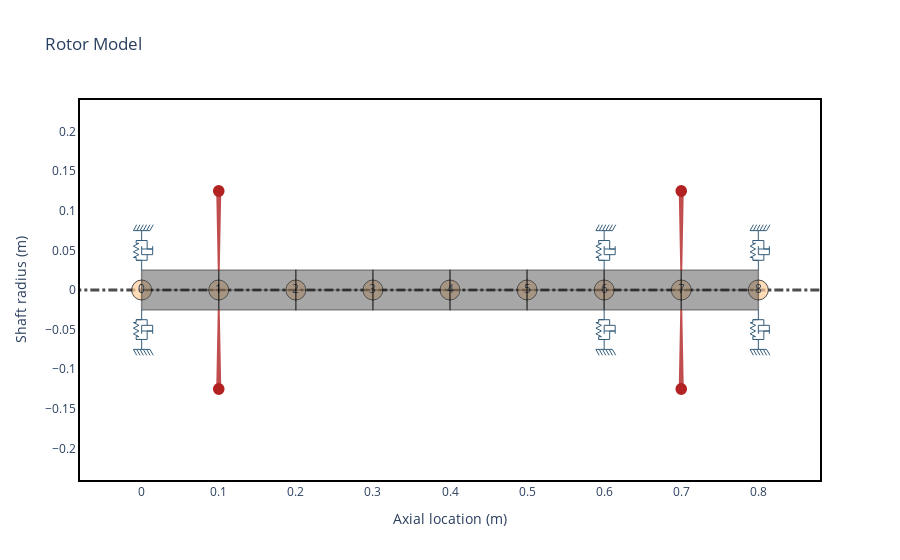

This figure's notebook cell:
### Markdown cell above
Just claculate the first rotor, need to have this too take the matrice, that we going to use

### Code cell
material_exo = rs.Material(name="mat_exo", rho=7850, E=2.05 * 10**11, Poisson=0.3)


Low_pressure_elements = []
low_pressure_seal_elements = []
low_pressure_elements = []

for i in range(8) : 
    Low_pressure_elements.append(rs.ShaftElement(L = 0.1, material=material_exo, n=i, idl=0, odl=0.05))

low_pressure_elements.append(
    rs.DiskElement.from_geometry(n=1, material=material_exo, width=0.02, i_d=0.05, o_d=0.257)
)

low_pressure_elements.append(
    rs.DiskElement.from_geometry(n=7, material=material_exo, width=0.02, i_d=0.05, o_d=0.3)
)

low_pressure_seal_elements.append(rs.BearingElement(n=0, kxx=3e7, kyy=3e7, cxx=0, cyy=0))
low_pressure_seal_elements.append(rs.BearingElement(n=8, kxx=3e7, kyy=3e7, cxx=0, cyy=0))
low_pressure_seal_elements.append(rs.BearingElement(n=6, kxx=2.5*10**7, kyy=2.5*10**7, cxx=0))

rotor_lp = rs.Rotor(
    shaft_elements=Low_pressure_elements,
    bearing_elements=low_pressure_seal_elements,
    disk_elements=low_pressure_elements,
)

rotor_lp.plot_rotor()

### Figure 1 — Plotly figure (JSON) as saved in the notebook; plotly's stock layout.template omitted (floating-point values rounded to 4 significant figures)
{"data": [{"hoverinfo": "none", "line": {"color": "black", "dash": "dashdot", "width": 3}, "mode": "lines", "opacity": 0.7, "showlegend": false, "type": "scatter", "x": [-0.16, 0.96], "y": [0, 0]}, {"hoverinfo": "none", "marker": {"color": "#ffcc99", "line": {"color": "black", "width": 1}, "opacity": 0.7, "size": 20}, "mode": "markers+text", "showlegend": false, "text": ["0", "1", "2", "3", "4", "5", "6", "7", "8"], "type": "scatter", "x": [0, 0.1, 0.2, 0.3, 0.4, 0.5, 0.6, 0.7, 0.8], "y": [0, 0, 0, 0, 0, 0, 0, 0, 0]}, {"customdata": [[0, 0.05, 0, 0.05, 0, 0.1, "mat_exo"], [0, 0.05, 0, 0.05, 0, 0.1, "mat_exo"], [0, 0.05, 0, 0.05, 0, 0.1, "mat_exo"], [0, 0.05, 0, 0.05, 0, 0.1, "mat_exo"], [0, 0.05, 0, 0.05, 0, 0.1, "mat_exo"], [0, 0.05, 0, 0.05, 0, 0.1, "mat_exo"], [0, 0.05, 0, 0.05, 0, 0.1, "mat_exo"], [0, 0.05, 0, 0.05, 0, 0.1, "mat_exo"], [0, 0.05, 0, 0.05, 0, 0.1, "mat_exo"], [0, 0.05, 0, 0.05, 0, 0.1, "mat_exo"]], "fill": "toself", "fillcolor": "#525252", "hoverinfo": "text", "hoverlabel": {"bgcolor": "#525252"}, "hoveron": "points+fills", "hovertemplate": "Element Number: 0<br>Left Outer Diameter: 0.05 m<br>Left Inner Diameter: 0.0 m<br>Right Outer Diameter: 0.05 m<br>Right Inner Diameter: 0.0 m<br>Element Length: 0.1 m<br>Material: mat_exo<br>", "legendgroup": "Shaft", "line": {"color": "black", "width": 1.5}, "mode": "lines", "name": "ShaftElement 0", "opacity": 0.5, "showlegend": false, "text": "Element Number: 0<br>Left Outer Diameter: 0.05 m<br>Left Inner Diameter: 0.0 m<br>Right Outer Diameter: 0.05 m<br>Right Inner Diameter: 0.0 m<br>Element Length: 0.1 m<br>Material: mat_exo<br>", "type": "scatter", "x": [0, 0, 0.1, 0.1, 0, 0, 0, 0.1, 0.1, 0], "y": [0, 0.025, 0.025, 0, 0, 0, -0.025, -0.025, 0, 0]}, {"customdata": [[1, 0.05, 0, 0.05, 0, 0.1, "mat_exo"], [1, 0.05, 0, 0.05, 0, 0.1, "mat_exo"], [1, 0.05, 0, 0.05, 0, 0.1, "mat_exo"], [1, 0.05, 0, 0.05, 0, 0.1, "mat_exo"], [1, 0.05, 0, 0.05, 0, 0.1, "mat_exo"], [1, 0.05, 0, 0.05, 0, 0.1, "mat_exo"], [1, 0.05, 0, 0.05, 0, 0.1, "mat_exo"], [1, 0.05, 0, 0.05, 0, 0.1, "mat_exo"], [1, 0.05, 0, 0.05, 0, 0.1, "mat_exo"], [1, 0.05, 0, 0.05, 0, 0.1, "mat_exo"]], "fill": "toself", "fillcolor": "#525252", "hoverinfo": "text", "hoverlabel": {"bgcolor": "#525252"}, "hoveron": "points+fills", "hovertemplate": "Element Number: 1<br>Left Outer Diameter: 0.05 m<br>Left Inner Diameter: 0.0 m<br>Right Outer Diameter: 0.05 m<br>Right Inner Diameter: 0.0 m<br>Element Length: 0.1 m<br>Material: mat_exo<br>", "legendgroup": "Shaft", "line": {"color": "black", "width": 1.5}, "mode": "lines", "name": "ShaftElement 1", "opacity": 0.5, "showlegend": false, "text": "Element Number: 1<br>Left Outer Diameter: 0.05 m<br>Left Inner Diameter: 0.0 m<br>Right Outer Diameter: 0.05 m<br>Right Inner Diameter: 0.0 m<br>Element Length: 0.1 m<br>Material: mat_exo<br>", "type": "scatter", "x": [0.1, 0.1, 0.2, 0.2, 0.1, 0.1, 0.1, 0.2, 0.2, 0.1], "y": [0, 0.025, 0.025, 0, 0, 0, -0.025, -0.025, 0, 0]}, {"customdata": [[2, 0.05, 0, 0.05, 0, 0.1, "mat_exo"], [2, 0.05, 0, 0.05, 0, 0.1, "mat_exo"], [2, 0.05, 0, 0.05, 0, 0.1, "mat_exo"], [2, 0.05, 0, 0.05, 0, 0.1, "mat_exo"], [2, 0.05, 0, 0.05, 0, 0.1, "mat_exo"], [2, 0.05, 0, 0.05, 0, 0.1, "mat_exo"], [2, 0.05, 0, 0.05, 0, 0.1, "mat_exo"], [2, 0.05, 0, 0.05, 0, 0.1, "mat_exo"], [2, 0.05, 0, 0.05, 0, 0.1, "mat_exo"], [2, 0.05, 0, 0.05, 0, 0.1, "mat_exo"]], "fill": "toself", "fillcolor": "#525252", "hoverinfo": "text", "hoverlabel": {"bgcolor": "#525252"}, "hoveron": "points+fills", "hovertemplate": "Element Number: 2<br>Left Outer Diameter: 0.05 m<br>Left Inner Diameter: 0.0 m<br>Right Outer Diameter: 0.05 m<br>Right Inner Diameter: 0.0 m<br>Element Length: 0.1 m<br>Material: mat_exo<br>", "legendgroup": "Shaft", "line": {"color": "black", "width": 1.5}, "mode": "lines", "name": "ShaftElement 2", "opacity": 0.5, "showlegend": false, "text": "Element Number: 2<br>Left Outer Diameter: 0.05 m<br>Left Inner Diameter: 0.0 m<br>Right Outer Diameter: 0.05 m<br>Right Inner Diameter: 0.0 m<br>Element Length: 0.1 m<br>Material: mat_exo<br>", "type": "scatter", "x": [0.2, 0.2, 0.3, 0.3, 0.2, 0.2, 0.2, 0.3, 0.3, 0.2], "y": [0, 0.025, 0.025, 0, 0, 0, -0.025, -0.025, 0, 0]}, {"customdata": [[3, 0.05, 0, 0.05, 0, 0.1, "mat_exo"], [3, 0.05, 0, 0.05, 0, 0.1, "mat_exo"], [3, 0.05, 0, 0.05, 0, 0.1, "mat_exo"], [3, 0.05, 0, 0.05, 0, 0.1, "mat_exo"], [3, 0.05, 0, 0.05, 0, 0.1, "mat_exo"], [3, 0.05, 0, 0.05, 0, 0.1, "mat_exo"], [3, 0.05, 0, 0.05, 0, 0.1, "mat_exo"], [3, 0.05, 0, 0.05, 0, 0.1, "mat_exo"], [3, 0.05, 0, 0.05, 0, 0.1, "mat_exo"], [3, 0.05, 0, 0.05, 0, 0.1, "mat_exo"]], "fill": "toself", "fillcolor": "#525252", "hoverinfo": "text", "hoverlabel": {"bgcolor": "#525252"}, "hoveron": "points+fills", "hovertemplate": "Element Number: 3<br>Left Outer Diameter: 0.05 m<br>Left Inner Diameter: 0.0 m<br>Right Outer Diameter: 0.05 m<br>Right Inner Diameter: 0.0 m<br>Element Length: 0.1 m<br>Material: mat_exo<br>", "legendgroup": "Shaft", "line": {"color": "black", "width": 1.5}, "mode": "lines", "name": "ShaftElement 3", "opacity": 0.5, "showlegend": false, "text": "Element Number: 3<br>Left Outer Diameter: 0.05 m<br>Left Inner Diameter: 0.0 m<br>Right Outer Diameter: 0.05 m<br>Right Inner Diameter: 0.0 m<br>Element Length: 0.1 m<br>Material: mat_exo<br>", "type": "scatter", "x": [0.3, 0.3, 0.4, 0.4, 0.3, 0.3, 0.3, 0.4, 0.4, 0.3], "y": [0, 0.025, 0.025, 0, 0, 0, -0.025, -0.025, 0, 0]}, {"customdata": [[4, 0.05, 0, 0.05, 0, 0.1, "mat_exo"], [4, 0.05, 0, 0.05, 0, 0.1, "mat_exo"], [4, 0.05, 0, 0.05, 0, 0.1, "mat_exo"], [4, 0.05, 0, 0.05, 0, 0.1, "mat_exo"], [4, 0.05, 0, 0.05, 0, 0.1, "mat_exo"], [4, 0.05, 0, 0.05, 0, 0.1, "mat_exo"], [4, 0.05, 0, 0.05, 0, 0.1, "mat_exo"], [4, 0.05, 0, 0.05, 0, 0.1, "mat_exo"], [4, 0.05, 0, 0.05, 0, 0.1, "mat_exo"], [4, 0.05, 0, 0.05, 0, 0.1, "mat_exo"]], "fill": "toself", "fillcolor": "#525252", "hoverinfo": "text", "hoverlabel": {"bgcolor": "#525252"}, "hoveron": "points+fills", "hovertemplate": "Element Number: 4<br>Left Outer Diameter: 0.05 m<br>Left Inner Diameter: 0.0 m<br>Right Outer Diameter: 0.05 m<br>Right Inner Diameter: 0.0 m<br>Element Length: 0.1 m<br>Material: mat_exo<br>", "legendgroup": "Shaft", "line": {"color": "black", "width": 1.5}, "mode": "lines", "name": "ShaftElement 4", "opacity": 0.5, "showlegend": false, "text": "Element Number: 4<br>Left Outer Diameter: 0.05 m<br>Left Inner Diameter: 0.0 m<br>Right Outer Diameter: 0.05 m<br>Right Inner Diameter: 0.0 m<br>Element Length: 0.1 m<br>Material: mat_exo<br>", "type": "scatter", "x": [0.4, 0.4, 0.5, 0.5, 0.4, 0.4, 0.4, 0.5, 0.5, 0.4], "y": [0, 0.025, 0.025, 0, 0, 0, -0.025, -0.025, 0, 0]}, {"customdata": [[5, 0.05, 0, 0.05, 0, 0.1, "mat_exo"], [5, 0.05, 0, 0.05, 0, 0.1, "mat_exo"], [5, 0.05, 0, 0.05, 0, 0.1, "mat_exo"], [5, 0.05, 0, 0.05, 0, 0.1, "mat_exo"], [5, 0.05, 0, 0.05, 0, 0.1, "mat_exo"], [5, 0.05, 0, 0.05, 0, 0.1, "mat_exo"], [5, 0.05, 0, 0.05, 0, 0.1, "mat_exo"], [5, 0.05, 0, 0.05, 0, 0.1, "mat_exo"], [5, 0.05, 0, 0.05, 0, 0.1, "mat_exo"], [5, 0.05, 0, 0.05, 0, 0.1, "mat_exo"]], "fill": "toself", "fillcolor": "#525252", "hoverinfo": "text", "hoverlabel": {"bgcolor": "#525252"}, "hoveron": "points+fills", "hovertemplate": "Element Number: 5<br>Left Outer Diameter: 0.05 m<br>Left Inner Diameter: 0.0 m<br>Right Outer Diameter: 0.05 m<br>Right Inner Diameter: 0.0 m<br>Element Length: 0.1 m<br>Material: mat_exo<br>", "legendgroup": "Shaft", "line": {"color": "black", "width": 1.5}, "mode": "lines", "name": "ShaftElement 5", "opacity": 0.5, "showlegend": false, "text": "Element Number: 5<br>Left Outer Diameter: 0.05 m<br>Left Inner Diameter: 0.0 m<br>Right Outer Diameter: 0.05 m<br>Right Inner Diameter: 0.0 m<br>Element Length: 0.1 m<br>Material: mat_exo<br>", "type": "scatter", "x": [0.5, 0.5, 0.6, 0.6, 0.5, 0.5, 0.5, 0.6, 0.6, 0.5], "y": [0, 0.025, 0.025, 0, 0, 0, -0.025, -0.025, 0, 0]}, {"customdata": [[6, 0.05, 0, 0.05, 0, 0.1, "mat_exo"], [6, 0.05, 0, 0.05, 0, 0.1, "mat_exo"], [6, 0.05, 0, 0.05, 0, 0.1, "mat_exo"], [6, 0.05, 0, 0.05, 0, 0.1, "mat_exo"], [6, 0.05, 0, 0.05, 0, 0.1, "mat_exo"], [6, 0.05, 0, 0.05, 0, 0.1, "mat_exo"], [6, 0.05, 0, 0.05, 0, 0.1, "mat_exo"], [6, 0.05, 0, 0.05, 0, 0.1, "mat_exo"], [6, 0.05, 0, 0.05, 0, 0.1, "mat_exo"], [6, 0.05, 0, 0.05, 0, 0.1, "mat_exo"]], "fill": "toself", "fillcolor": "#525252", "hoverinfo": "text", "hoverlabel": {"bgcolor": "#525252"}, "hoveron": "points+fills", "hovertemplate": "Element Number: 6<br>Left Outer Diameter: 0.05 m<br>Left Inner Diameter: 0.0 m<br>Right Outer Diameter: 0.05 m<br>Right Inner Diameter: 0.0 m<br>Element Length: 0.1 m<br>Material: mat_exo<br>", "legendgroup": "Shaft", "line": {"color": "black", "width": 1.5}, "mode": "lines", "name": "ShaftElement 6", "opacity": 0.5, "showlegend": false, "text": "Element Number: 6<br>Left Outer Diameter: 0.05 m<br>Left Inner Diameter: 0.0 m<br>Right Outer Diameter: 0.05 m<br>Right Inner Diameter: 0.0 m<br>Element Length: 0.1 m<br>Material: mat_exo<br>", "type": "scatter", "x": [0.6, 0.6, 0.7, 0.7, 0.6, 0.6, 0.6, 0.7, 0.7, 0.6], "y": [0, 0.025, 0.025, 0, 0, 0, -0.025, -0.025, 0, 0]}, {"customdata": [[7, 0.05, 0, 0.05, 0, 0.1, "mat_exo"], [7, 0.05, 0, 0.05, 0, 0.1, "mat_exo"], [7, 0.05, 0, 0.05, 0, 0.1, "mat_exo"], [7, 0.05, 0, 0.05, 0, 0.1, "mat_exo"], [7, 0.05, 0, 0.05, 0, 0.1, "mat_exo"], [7, 0.05, 0, 0.05, 0, 0.1, "mat_exo"], [7, 0.05, 0, 0.05, 0, 0.1, "mat_exo"], [7, 0.05, 0, 0.05, 0, 0.1, "mat_exo"], [7, 0.05, 0, 0.05, 0, 0.1, "mat_exo"], [7, 0.05, 0, 0.05, 0, 0.1, "mat_exo"]], "fill": "toself", "fillcolor": "#525252", "hoverinfo": "text", "hoverlabel": {"bgcolor": "#525252"}, "hoveron": "points+fills", "hovertemplate": "Element Number: 7<br>Left Outer Diameter: 0.05 m<br>Left Inner Diameter: 0.0 m<br>Right Outer Diameter: 0.05 m<br>Right Inner Diameter: 0.0 m<br>Element Length: 0.1 m<br>Material: mat_exo<br>", "legendgroup": "Shaft", "line": {"color": "black", "width": 1.5}, "mode": "lines", "name": "ShaftElement 7", "opacity": 0.5, "showlegend": false, "text": "Element Number: 7<br>Left Outer Diameter: 0.05 m<br>Left Inner Diameter: 0.0 m<br>Right Outer Diameter: 0.05 m<br>Right Inner Diameter: 0.0 m<br>Element Length: 0.1 m<br>Material: mat_exo<br>", "type": "scatter", "x": [0.7, 0.7, 0.8, 0.8, 0.7, 0.7, 0.7, 0.8, 0.8, 0.7], "y": [0, 0.025, 0.025, 0, 0, 0, -0.025, -0.025, 0, 0]}, {"customdata": [[1, 0.06714, 0.03383, 7.836], [1, 0.06714, 0.03383, 7.836], [1, 0.06714, 0.03383, 7.836], [1, 0.06714, 0.03383, 7.836], [1, 0.06714, 0.03383, 7.836], [1, 0.06714, 0.03383, 7.836], [1, 0.06714, 0.03383, 7.836], [1, 0.06714, 0.03383, 7.836], [1, 0.06714, 0.03383, 7.836]], "fill": "toself", "fillcolor": "Firebrick", "hoverinfo": "text", "hoverlabel": {"bgcolor": "Firebrick"}, "hoveron": "points+fills", "hovertemplate": "Disk Node: 1<br>Polar Inertia: 6.714e-02<br>Diametral Inertia: 3.383e-02<br>Disk mass: 7.836<br>", "legendgroup": "disks", "line": {"color": "Firebrick", "width": 2}, "mode": "lines", "name": "Disk 0", "opacity": 0.8, "showlegend": false, "text": "Disk Node: 1<br>Polar Inertia: 6.714e-02<br>Diametral Inertia: 3.383e-02<br>Disk mass: 7.836<br>", "type": "scatter", "x": [0.1, 0.102, 0.098, 0.1, null, 0.1, 0.102, 0.098, 0.1], "y": [0.025, 0.125, 0.125, 0.025, null, -0.025, -0.125, -0.125, -0.025]}, {"customdata": [[7, 0.1248, 0.06274, 10.79], [7, 0.1248, 0.06274, 10.79], [7, 0.1248, 0.06274, 10.79], [7, 0.1248, 0.06274, 10.79], [7, 0.1248, 0.06274, 10.79], [7, 0.1248, 0.06274, 10.79], [7, 0.1248, 0.06274, 10.79], [7, 0.1248, 0.06274, 10.79], [7, 0.1248, 0.06274, 10.79]], "fill": "toself", "fillcolor": "Firebrick", "hoverinfo": "text", "hoverlabel": {"bgcolor": "Firebrick"}, "hoveron": "points+fills", "hovertemplate": "Disk Node: 7<br>Polar Inertia: 1.248e-01<br>Diametral Inertia: 6.274e-02<br>Disk mass: 10.789<br>", "legendgroup": "disks", "line": {"color": "Firebrick", "width": 2}, "mode": "lines", "name": "Disk 1", "opacity": 0.8, "showlegend": false, "text": "Disk Node: 7<br>Polar Inertia: 1.248e-01<br>Diametral Inertia: 6.274e-02<br>Disk mass: 10.789<br>", "type": "scatter", "x": [0.7, 0.702, 0.698, 0.7, null, 0.7, 0.702, 0.698, 0.7], "y": [0.025, 0.125, 0.125, 0.025, null, -0.025, -0.125, -0.125, -0.025]}, {"hoverinfo": "none", "legendgroup": "bearings", "line": {"color": "#355d7a", "width": 1}, "mode": "lines", "name": "Bearing 0", "showlegend": false, "type": "scatter", "x": [0, 0, -0.007143, 0.007143], "y": [0.025, 0.0375, 0.0375, 0.0375]}, {"hoverinfo": "none", "legendgroup": "bearings", "line": {"color": "#355d7a", "width": 1}, "mode": "lines", "name": "Bearing 0", "showlegend": false, "type": "scatter", "x": [0, 0, -0.007143, 0.007143], "y": [-0.025, -0.0375, -0.0375, -0.0375]}, {"hoverinfo": "none", "legendgroup": "bearings", "line": {"color": "#355d7a", "width": 1}, "mode": "lines", "name": "Bearing 0", "showlegend": false, "type": "scatter", "x": [0, 0, -0.007143, 0.007143], "y": [0.075, 0.0625, 0.0625, 0.0625]}, {"hoverinfo": "none", "legendgroup": "bearings", "line": {"color": "#355d7a", "width": 1}, "mode": "lines", "name": "Bearing 0", "showlegend": false, "type": "scatter", "x": [0, 0, -0.007143, 0.007143], "y": [-0.075, -0.0625, -0.0625, -0.0625]}, {"hoverinfo": "none", "legendgroup": "bearings", "line": {"color": "#355d7a", "width": 1}, "mode": "lines", "name": "Bearing 0", "showlegend": false, "type": "scatter", "x": [-0.01071, 0.01071], "y": [0.075, 0.075]}, {"hoverinfo": "none", "legendgroup": "bearings", "line": {"color": "#355d7a", "width": 1}, "mode": "lines", "name": "Bearing 0", "showlegend": false, "type": "scatter", "x": [-0.01071, 0.01071], "y": [-0.075, -0.075]}, {"hoverinfo": "none", "legendgroup": "bearings", "line": {"color": "#355d7a", "width": 1}, "mode": "lines", "name": "Bearing 0", "showlegend": false, "type": "scatter", "x": [-0.01071, -0.006429], "y": [0.075, 0.0825]}, {"hoverinfo": "none", "legendgroup": "bearings", "line": {"color": "#355d7a", "width": 1}, "mode": "lines", "name": "Bearing 0", "showlegend": false, "type": "scatter", "x": [-0.01071, -0.006429], "y": [-0.075, -0.0825]}, {"hoverinfo": "none", "legendgroup": "bearings", "line": {"color": "#355d7a", "width": 1}, "mode": "lines", "name": "Bearing 0", "showlegend": false, "type": "scatter", "x": [-0.006429, -0.002143], "y": [0.075, 0.0825]}, {"hoverinfo": "none", "legendgroup": "bearings", "line": {"color": "#355d7a", "width": 1}, "mode": "lines", "name": "Bearing 0", "showlegend": false, "type": "scatter", "x": [-0.006429, -0.002143], "y": [-0.075, -0.0825]}, {"hoverinfo": "none", "legendgroup": "bearings", "line": {"color": "#355d7a", "width": 1}, "mode": "lines", "name": "Bearing 0", "showlegend": false, "type": "scatter", "x": [-0.002143, 0.002143], "y": [0.075, 0.0825]}, {"hoverinfo": "none", "legendgroup": "bearings", "line": {"color": "#355d7a", "width": 1}, "mode": "lines", "name": "Bearing 0", "showlegend": false, "type": "scatter", "x": [-0.002143, 0.002143], "y": [-0.075, -0.0825]}, {"hoverinfo": "none", "legendgroup": "bearings", "line": {"color": "#355d7a", "width": 1}, "mode": "lines", "name": "Bearing 0", "showlegend": false, "type": "scatter", "x": [0.002143, 0.006429], "y": [0.075, 0.0825]}, {"hoverinfo": "none", "legendgroup": "bearings", "line": {"color": "#355d7a", "width": 1}, "mode": "lines", "name": "Bearing 0", "showlegend": false, "type": "scatter", "x": [0.002143, 0.006429], "y": [-0.075, -0.0825]}, {"hoverinfo": "none", "legendgroup": "bearings", "line": {"color": "#355d7a", "width": 1}, "mode": "lines", "name": "Bearing 0", "showlegend": false, "type": "scatter", "x": [0.006429, 0.01071], "y": [0.075, 0.0825]}, {"hoverinfo": "none", "legendgroup": "bearings", "line": {"color": "#355d7a", "width": 1}, "mode": "lines", "name": "Bearing 0", "showlegend": false, "type": "scatter", "x": [0.006429, 0.01071], "y": [-0.075, -0.0825]}, {"hoverinfo": "none", "legendgroup": "bearings", "line": {"color": "#355d7a", "width": 1}, "mode": "lines", "name": "Bearing 0", "showlegend": false, "type": "scatter", "x": [0.01071, 0.015], "y": [0.075, 0.0825]}, {"hoverinfo": "none", "legendgroup": "bearings", "line": {"color": "#355d7a", "width": 1}, "mode": "lines", "name": "Bearing 0", "showlegend": false, "type": "scatter", "x": [0.01071, 0.015], "y": [-0.075, -0.0825]}, {"hoverinfo": "none", "legendgroup": "bearings", "line": {"color": "#355d7a", "width": 1}, "mode": "lines", "name": "Bearing 0", "showlegend": false, "type": "scatter", "x": [-0.007143, -0.007143, -0.01071, -0.003571, -0.01071, -0.003571, -0.01071, -0.003571, -0.007143, -0.007143], "y": [0.0375, 0.04107, 0.04107, 0.04464, 0.04821, 0.05179, 0.05536, 0.05893, 0.05893, 0.0625]}, {"hoverinfo": "none", "legendgroup": "bearings", "line": {"color": "#355d7a", "width": 1}, "mode": "lines", "name": "Bearing 0", "showlegend": false, "type": "scatter", "x": [-0.007143, -0.007143, -0.01071, -0.003571, -0.01071, -0.003571, -0.01071, -0.003571, -0.007143, -0.007143], "y": [-0.0375, -0.04107, -0.04107, -0.04464, -0.04821, -0.05179, -0.05536, -0.05893, -0.05893, -0.0625]}, {"hoverinfo": "none", "legendgroup": "bearings", "line": {"color": "#355d7a", "width": 1}, "mode": "lines", "name": "Bearing 0", "showlegend": false, "type": "scatter", "x": [0.007143, 0.007143], "y": [0.0375, 0.04464]}, {"hoverinfo": "none", "legendgroup": "bearings", "line": {"color": "#355d7a", "width": 1}, "mode": "lines", "name": "Bearing 0", "showlegend": false, "type": "scatter", "x": [0.007143, 0.007143], "y": [-0.0375, -0.04464]}, {"hoverinfo": "none", "legendgroup": "bearings", "line": {"color": "#355d7a", "width": 1}, "mode": "lines", "name": "Bearing 0", "showlegend": false, "type": "scatter", "x": [0, 0, 0.01429, 0.01429], "y": [0.05536, 0.04464, 0.04464, 0.05536]}, {"hoverinfo": "none", "legendgroup": "bearings", "line": {"color": "#355d7a", "width": 1}, "mode": "lines", "name": "Bearing 0", "showlegend": false, "type": "scatter", "x": [0, 0, 0.01429, 0.01429], "y": [-0.05536, -0.04464, -0.04464, -0.05536]}, {"hoverinfo": "none", "legendgroup": "bearings", "line": {"color": "#355d7a", "width": 1}, "mode": "lines", "name": "Bearing 0", "showlegend": false, "type": "scatter", "x": [0, 0.01429, 0.007143, 0.007143], "y": [0.05179, 0.05179, 0.05179, 0.0625]}, {"hoverinfo": "none", "legendgroup": "bearings", "line": {"color": "#355d7a", "width": 1}, "mode": "lines", "name": "Bearing 0", "showlegend": false, "type": "scatter", "x": [0, 0.01429, 0.007143, 0.007143], "y": [-0.05179, -0.05179, -0.05179, -0.0625]}, {"hoverinfo": "none", "legendgroup": "bearings", "line": {"color": "#355d7a", "width": 1}, "mode": "lines", "name": "Bearing 2", "showlegend": false, "type": "scatter", "x": [0.6, 0.6, 0.5929, 0.6071], "y": [0.025, 0.0375, 0.0375, 0.0375]}, {"hoverinfo": "none", "legendgroup": "bearings", "line": {"color": "#355d7a", "width": 1}, "mode": "lines", "name": "Bearing 2", "showlegend": false, "type": "scatter", "x": [0.6, 0.6, 0.5929, 0.6071], "y": [-0.025, -0.0375, -0.0375, -0.0375]}, {"hoverinfo": "none", "legendgroup": "bearings", "line": {"color": "#355d7a", "width": 1}, "mode": "lines", "name": "Bearing 2", "showlegend": false, "type": "scatter", "x": [0.6, 0.6, 0.5929, 0.6071], "y": [0.075, 0.0625, 0.0625, 0.0625]}, {"hoverinfo": "none", "legendgroup": "bearings", "line": {"color": "#355d7a", "width": 1}, "mode": "lines", "name": "Bearing 2", "showlegend": false, "type": "scatter", "x": [0.6, 0.6, 0.5929, 0.6071], "y": [-0.075, -0.0625, -0.0625, -0.0625]}, {"hoverinfo": "none", "legendgroup": "bearings", "line": {"color": "#355d7a", "width": 1}, "mode": "lines", "name": "Bearing 2", "showlegend": false, "type": "scatter", "x": [0.5893, 0.6107], "y": [0.075, 0.075]}, {"hoverinfo": "none", "legendgroup": "bearings", "line": {"color": "#355d7a", "width": 1}, "mode": "lines", "name": "Bearing 2", "showlegend": false, "type": "scatter", "x": [0.5893, 0.6107], "y": [-0.075, -0.075]}, {"hoverinfo": "none", "legendgroup": "bearings", "line": {"color": "#355d7a", "width": 1}, "mode": "lines", "name": "Bearing 2", "showlegend": false, "type": "scatter", "x": [0.5893, 0.5936], "y": [0.075, 0.0825]}, {"hoverinfo": "none", "legendgroup": "bearings", "line": {"color": "#355d7a", "width": 1}, "mode": "lines", "name": "Bearing 2", "showlegend": false, "type": "scatter", "x": [0.5893, 0.5936], "y": [-0.075, -0.0825]}, {"hoverinfo": "none", "legendgroup": "bearings", "line": {"color": "#355d7a", "width": 1}, "mode": "lines", "name": "Bearing 2", "showlegend": false, "type": "scatter", "x": [0.5936, 0.5979], "y": [0.075, 0.0825]}, {"hoverinfo": "none", "legendgroup": "bearings", "line": {"color": "#355d7a", "width": 1}, "mode": "lines", "name": "Bearing 2", "showlegend": false, "type": "scatter", "x": [0.5936, 0.5979], "y": [-0.075, -0.0825]}, {"hoverinfo": "none", "legendgroup": "bearings", "line": {"color": "#355d7a", "width": 1}, "mode": "lines", "name": "Bearing 2", "showlegend": false, "type": "scatter", "x": [0.5979, 0.6021], "y": [0.075, 0.0825]}, {"hoverinfo": "none", "legendgroup": "bearings", "line": {"color": "#355d7a", "width": 1}, "mode": "lines", "name": "Bearing 2", "showlegend": false, "type": "scatter", "x": [0.5979, 0.6021], "y": [-0.075, -0.0825]}, {"hoverinfo": "none", "legendgroup": "bearings", "line": {"color": "#355d7a", "width": 1}, "mode": "lines", "name": "Bearing 2", "showlegend": false, "type": "scatter", "x": [0.6021, 0.6064], "y": [0.075, 0.0825]}, {"hoverinfo": "none", "legendgroup": "bearings", "line": {"color": "#355d7a", "width": 1}, "mode": "lines", "name": "Bearing 2", "showlegend": false, "type": "scatter", "x": [0.6021, 0.6064], "y": [-0.075, -0.0825]}, {"hoverinfo": "none", "legendgroup": "bearings", "line": {"color": "#355d7a", "width": 1}, "mode": "lines", "name": "Bearing 2", "showlegend": false, "type": "scatter", "x": [0.6064, 0.6107], "y": [0.075, 0.0825]}, {"hoverinfo": "none", "legendgroup": "bearings", "line": {"color": "#355d7a", "width": 1}, "mode": "lines", "name": "Bearing 2", "showlegend": false, "type": "scatter", "x": [0.6064, 0.6107], "y": [-0.075, -0.0825]}, {"hoverinfo": "none", "legendgroup": "bearings", "line": {"color": "#355d7a", "width": 1}, "mode": "lines", "name": "Bearing 2", "showlegend": false, "type": "scatter", "x": [0.6107, 0.615], "y": [0.075, 0.0825]}, {"hoverinfo": "none", "legendgroup": "bearings", "line": {"color": "#355d7a", "width": 1}, "mode": "lines", "name": "Bearing 2", "showlegend": false, "type": "scatter", "x": [0.6107, 0.615], "y": [-0.075, -0.0825]}, {"hoverinfo": "none", "legendgroup": "bearings", "line": {"color": "#355d7a", "width": 1}, "mode": "lines", "name": "Bearing 2", "showlegend": false, "type": "scatter", "x": [0.5929, 0.5929, 0.5893, 0.5964, 0.5893, 0.5964, 0.5893, 0.5964, 0.5929, 0.5929], "y": [0.0375, 0.04107, 0.04107, 0.04464, 0.04821, 0.05179, 0.05536, 0.05893, 0.05893, 0.0625]}, {"hoverinfo": "none", "legendgroup": "bearings", "line": {"color": "#355d7a", "width": 1}, "mode": "lines", "name": "Bearing 2", "showlegend": false, "type": "scatter", "x": [0.5929, 0.5929, 0.5893, 0.5964, 0.5893, 0.5964, 0.5893, 0.5964, 0.5929, 0.5929], "y": [-0.0375, -0.04107, -0.04107, -0.04464, -0.04821, -0.05179, -0.05536, -0.05893, -0.05893, -0.0625]}, {"hoverinfo": "none", "legendgroup": "bearings", "line": {"color": "#355d7a", "width": 1}, "mode": "lines", "name": "Bearing 2", "showlegend": false, "type": "scatter", "x": [0.6071, 0.6071], "y": [0.0375, 0.04464]}, {"hoverinfo": "none", "legendgroup": "bearings", "line": {"color": "#355d7a", "width": 1}, "mode": "lines", "name": "Bearing 2", "showlegend": false, "type": "scatter", "x": [0.6071, 0.6071], "y": [-0.0375, -0.04464]}, {"hoverinfo": "none", "legendgroup": "bearings", "line": {"color": "#355d7a", "width": 1}, "mode": "lines", "name": "Bearing 2", "showlegend": false, "type": "scatter", "x": [0.6, 0.6, 0.6143, 0.6143], "y": [0.05536, 0.04464, 0.04464, 0.05536]}, {"hoverinfo": "none", "legendgroup": "bearings", "line": {"color": "#355d7a", "width": 1}, "mode": "lines", "name": "Bearing 2", "showlegend": false, "type": "scatter", "x": [0.6, 0.6, 0.6143, 0.6143], "y": [-0.05536, -0.04464, -0.04464, -0.05536]}, {"hoverinfo": "none", "legendgroup": "bearings", "line": {"color": "#355d7a", "width": 1}, "mode": "lines", "name": "Bearing 2", "showlegend": false, "type": "scatter", "x": [0.6, 0.6143, 0.6071, 0.6071], "y": [0.05179, 0.05179, 0.05179, 0.0625]}, {"hoverinfo": "none", "legendgroup": "bearings", "line": {"color": "#355d7a", "width": 1}, "mode": "lines", "name": "Bearing 2", "showlegend": false, "type": "scatter", "x": [0.6, 0.6143, 0.6071, 0.6071], "y": [-0.05179, -0.05179, -0.05179, -0.0625]}, {"hoverinfo": "none", "legendgroup": "bearings", "line": {"color": "#355d7a", "width": 1}, "mode": "lines", "name": "Bearing 1", "showlegend": false, "type": "scatter", "x": [0.8, 0.8, 0.7929, 0.8071], "y": [0.025, 0.0375, 0.0375, 0.0375]}, {"hoverinfo": "none", "legendgroup": "bearings", "line": {"color": "#355d7a", "width": 1}, "mode": "lines", "name": "Bearing 1", "showlegend": false, "type": "scatter", "x": [0.8, 0.8, 0.7929, 0.8071], "y": [-0.025, -0.0375, -0.0375, -0.0375]}, {"hoverinfo": "none", "legendgroup": "bearings", "line": {"color": "#355d7a", "width": 1}, "mode": "lines", "name": "Bearing 1", "showlegend": false, "type": "scatter", "x": [0.8, 0.8, 0.7929, 0.8071], "y": [0.075, 0.0625, 0.0625, 0.0625]}, {"hoverinfo": "none", "legendgroup": "bearings", "line": {"color": "#355d7a", "width": 1}, "mode": "lines", "name": "Bearing 1", "showlegend": false, "type": "scatter", "x": [0.8, 0.8, 0.7929, 0.8071], "y": [-0.075, -0.0625, -0.0625, -0.0625]}, {"hoverinfo": "none", "legendgroup": "bearings", "line": {"color": "#355d7a", "width": 1}, "mode": "lines", "name": "Bearing 1", "showlegend": false, "type": "scatter", "x": [0.7893, 0.8107], "y": [0.075, 0.075]}, {"hoverinfo": "none", "legendgroup": "bearings", "line": {"color": "#355d7a", "width": 1}, "mode": "lines", "name": "Bearing 1", "showlegend": false, "type": "scatter", "x": [0.7893, 0.8107], "y": [-0.075, -0.075]}, {"hoverinfo": "none", "legendgroup": "bearings", "line": {"color": "#355d7a", "width": 1}, "mode": "lines", "name": "Bearing 1", "showlegend": false, "type": "scatter", "x": [0.7893, 0.7936], "y": [0.075, 0.0825]}, {"hoverinfo": "none", "legendgroup": "bearings", "line": {"color": "#355d7a", "width": 1}, "mode": "lines", "name": "Bearing 1", "showlegend": false, "type": "scatter", "x": [0.7893, 0.7936], "y": [-0.075, -0.0825]}, {"hoverinfo": "none", "legendgroup": "bearings", "line": {"color": "#355d7a", "width": 1}, "mode": "lines", "name": "Bearing 1", "showlegend": false, "type": "scatter", "x": [0.7936, 0.7979], "y": [0.075, 0.0825]}, {"hoverinfo": "none", "legendgroup": "bearings", "line": {"color": "#355d7a", "width": 1}, "mode": "lines", "name": "Bearing 1", "showlegend": false, "type": "scatter", "x": [0.7936, 0.7979], "y": [-0.075, -0.0825]}, {"hoverinfo": "none", "legendgroup": "bearings", "line": {"color": "#355d7a", "width": 1}, "mode": "lines", "name": "Bearing 1", "showlegend": false, "type": "scatter", "x": [0.7979, 0.8021], "y": [0.075, 0.0825]}, {"hoverinfo": "none", "legendgroup": "bearings", "line": {"color": "#355d7a", "width": 1}, "mode": "lines", "name": "Bearing 1", "showlegend": false, "type": "scatter", "x": [0.7979, 0.8021], "y": [-0.075, -0.0825]}, {"hoverinfo": "none", "legendgroup": "bearings", "line": {"color": "#355d7a", "width": 1}, "mode": "lines", "name": "Bearing 1", "showlegend": false, "type": "scatter", "x": [0.8021, 0.8064], "y": [0.075, 0.0825]}, {"hoverinfo": "none", "legendgroup": "bearings", "line": {"color": "#355d7a", "width": 1}, "mode": "lines", "name": "Bearing 1", "showlegend": false, "type": "scatter", "x": [0.8021, 0.8064], "y": [-0.075, -0.0825]}, {"hoverinfo": "none", "legendgroup": "bearings", "line": {"color": "#355d7a", "width": 1}, "mode": "lines", "name": "Bearing 1", "showlegend": false, "type": "scatter", "x": [0.8064, 0.8107], "y": [0.075, 0.0825]}, {"hoverinfo": "none", "legendgroup": "bearings", "line": {"color": "#355d7a", "width": 1}, "mode": "lines", "name": "Bearing 1", "showlegend": false, "type": "scatter", "x": [0.8064, 0.8107], "y": [-0.075, -0.0825]}, {"hoverinfo": "none", "legendgroup": "bearings", "line": {"color": "#355d7a", "width": 1}, "mode": "lines", "name": "Bearing 1", "showlegend": false, "type": "scatter", "x": [0.8107, 0.815], "y": [0.075, 0.0825]}, {"hoverinfo": "none", "legendgroup": "bearings", "line": {"color": "#355d7a", "width": 1}, "mode": "lines", "name": "Bearing 1", "showlegend": false, "type": "scatter", "x": [0.8107, 0.815], "y": [-0.075, -0.0825]}, {"hoverinfo": "none", "legendgroup": "bearings", "line": {"color": "#355d7a", "width": 1}, "mode": "lines", "name": "Bearing 1", "showlegend": false, "type": "scatter", "x": [0.7929, 0.7929, 0.7893, 0.7964, 0.7893, 0.7964, 0.7893, 0.7964, 0.7929, 0.7929], "y": [0.0375, 0.04107, 0.04107, 0.04464, 0.04821, 0.05179, 0.05536, 0.05893, 0.05893, 0.0625]}, {"hoverinfo": "none", "legendgroup": "bearings", "line": {"color": "#355d7a", "width": 1}, "mode": "lines", "name": "Bearing 1", "showlegend": false, "type": "scatter", "x": [0.7929, 0.7929, 0.7893, 0.7964, 0.7893, 0.7964, 0.7893, 0.7964, 0.7929, 0.7929], "y": [-0.0375, -0.04107, -0.04107, -0.04464, -0.04821, -0.05179, -0.05536, -0.05893, -0.05893, -0.0625]}, {"hoverinfo": "none", "legendgroup": "bearings", "line": {"color": "#355d7a", "width": 1}, "mode": "lines", "name": "Bearing 1", "showlegend": false, "type": "scatter", "x": [0.8071, 0.8071], "y": [0.0375, 0.04464]}, {"hoverinfo": "none", "legendgroup": "bearings", "line": {"color": "#355d7a", "width": 1}, "mode": "lines", "name": "Bearing 1", "showlegend": false, "type": "scatter", "x": [0.8071, 0.8071], "y": [-0.0375, -0.04464]}, {"hoverinfo": "none", "legendgroup": "bearings", "line": {"color": "#355d7a", "width": 1}, "mode": "lines", "name": "Bearing 1", "showlegend": false, "type": "scatter", "x": [0.8, 0.8, 0.8143, 0.8143], "y": [0.05536, 0.04464, 0.04464, 0.05536]}, {"hoverinfo": "none", "legendgroup": "bearings", "line": {"color": "#355d7a", "width": 1}, "mode": "lines", "name": "Bearing 1", "showlegend": false, "type": "scatter", "x": [0.8, 0.8, 0.8143, 0.8143], "y": [-0.05536, -0.04464, -0.04464, -0.05536]}, {"hoverinfo": "none", "legendgroup": "bearings", "line": {"color": "#355d7a", "width": 1}, "mode": "lines", "name": "Bearing 1", "showlegend": false, "type": "scatter", "x": [0.8, 0.8143, 0.8071, 0.8071], "y": [0.05179, 0.05179, 0.05179, 0.0625]}, {"hoverinfo": "none", "legendgroup": "bearings", "line": {"color": "#355d7a", "width": 1}, "mode": "lines", "name": "Bearing 1", "showlegend": false, "type": "scatter", "x": [0.8, 0.8143, 0.8071, 0.8071], "y": [-0.05179, -0.05179, -0.05179, -0.0625]}], "layout": {"shapes": [{"fillcolor": "Firebrick", "line": {"color": "Firebrick"}, "type": "circle", "x0": 0.09375, "x1": 0.1063, "xref": "x", "y0": 0.1187, "y1": 0.1313, "yref": "y"}, {"fillcolor": "Firebrick", "line": {"color": "Firebrick"}, "type": "circle", "x0": 0.09375, "x1": 0.1063, "xref": "x", "y0": -0.1313, "y1": -0.1187, "yref": "y"}, {"fillcolor": "Firebrick", "line": {"color": "Firebrick"}, "type": "circle", "x0": 0.6937, "x1": 0.7062, "xref": "x", "y0": 0.1187, "y1": 0.1313, "yref": "y"}, {"fillcolor": "Firebrick", "line": {"color": "Firebrick"}, "type": "circle", "x0": 0.6937, "x1": 0.7062, "xref": "x", "y0": -0.1313, "y1": -0.1187, "yref": "y"}], "title": {"text": "Rotor Model"}, "xaxis": {"mirror": true, "range": [-0.08, 0.88], "showgrid": false, "title": {"text": "Axial location (m)"}}, "yaxis": {"mirror": true, "range": [-0.24, 0.24], "showgrid": false, "title": {"text": "Shaft radius (m)"}}}}
